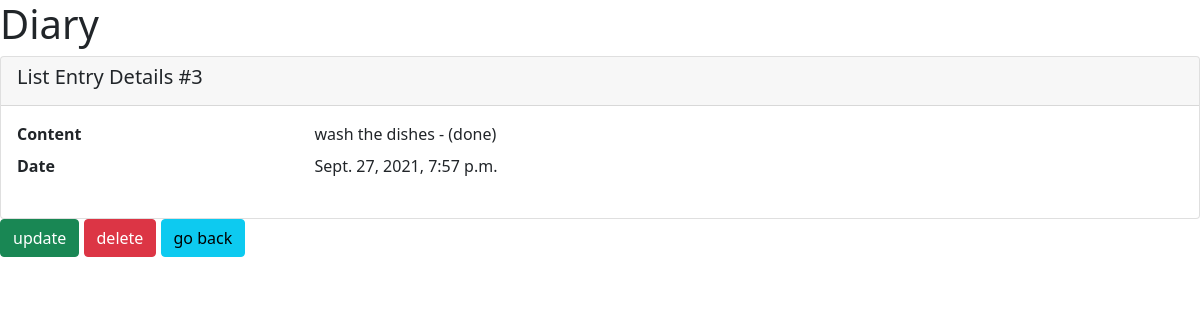
/list/list_entry_detail/3/3 (signed in), run on the app's committed database.
### list/models.py (models this page shows, shortened)
class ListEntry(models.Model):
	list_obj			= models.ForeignKey(List, related_name='list_entries', on_delete=models.CASCADE, null=True)
	content 			= models.TextField()
	timestamp 			= models.DateTimeField(auto_now_add=True)

### list/views.py (the view)
# urls.py: path('list_entry_detail/<list_id>/<int:pk>', views.ListEntryDetailView.as_view(), name='list_entry_detail'),
@method_decorator(login_required, name='dispatch')
class ListEntryDetailView(DetailView):
	model = ListEntry
	template_name = 'list_entry/detail.html'
	context_object_name = 'list_entry'
	def get_object(self, queryset=None):
		list_obj = self.get_list_object()
		obj = super(ListEntryDetailView, self).get_object(queryset=queryset)
		if obj.list_obj != list_obj:
			raise Http404()
		return obj
	def get_queryset(self):
		list_obj = self.get_list_object()
		queryset = super(ListEntryDetailView, self).get_queryset()
		return queryset.filter(list_obj=list_obj)
	def get_context_data(self, **kwargs):
		list_obj = self.get_list_object()
		context = super(ListEntryDetailView, self).get_context_data(**kwargs)
		list_entry = context['list_entry']
		delete_link = reverse_lazy('list_entry_delete', kwargs={'pk':list_entry.pk, 'list_id':list_obj.id})
		update_link = reverse_lazy('list_entry_update', kwargs={'pk':list_entry.pk, 'list_id':list_obj.id})
		context['delete_link'] = delete_link
		context['update_link'] = update_link
		context['go_back_link'] = reverse_lazy('list_entries_list', kwargs={'list_id':list_obj.id})
		return context
	def get_list_object(self):
		list_id = self.kwargs['list_id']
		try:
			list_obj = List.objects.get(pk=list_id)
		except LidtDoesNotExist:
			raise Http404()
		if list_obj.user != self.request.user:
			raise Http404()
		return list_obj

### templates/list_entry/detail.html
{% extends 'diary_base.html' %}
{% block content %}
	<div class="card">
	    <div class="card-header">
	        <h5 class="card-title">List Entry Details #{{list_entry.id}}</h5>
	    </div>
	    <div class="card-body">
	    <dl class="row">
	      <dt class="col-sm-3">Content</dt>
	      <dd class="col-sm-9">{{ list_entry.content}}</dd>
	      <dt class="col-sm-3">Date</dt>
	      <dd class="col-sm-9">{{list_entry.timestamp}}</dd>
	    </dl>
	    </div>
	</div>
	<a href="{{update_link}}" class="btn btn-success">update</a>
	<a href="{{delete_link}}" class="btn btn-danger">delete</a>
	<a href="{{go_back_link}}" class="btn btn-info">go back</a>
{% endblock %}

### data on the page
ListEntry: id "3", content "wash the dishes - (done)", timestamp "Sept. 27, 2021, 7:57 p.m."
